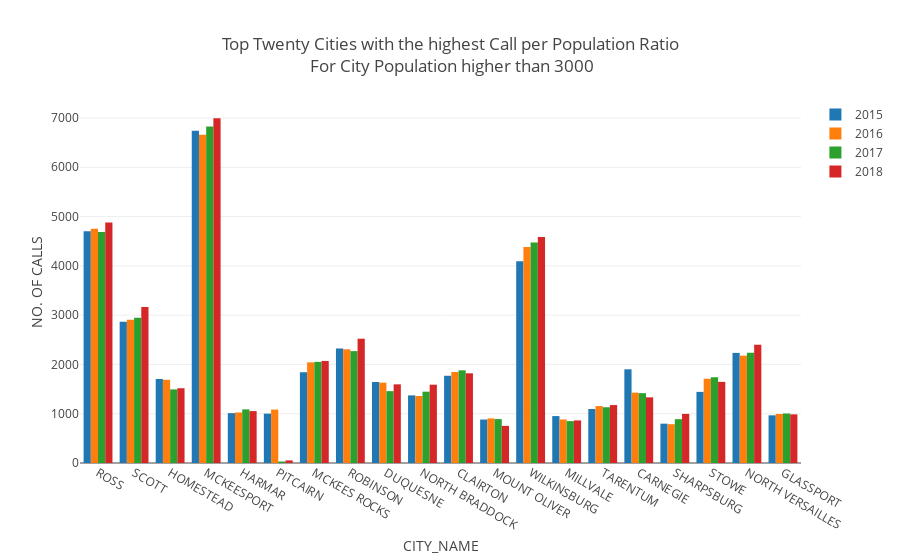

The notebook cell saved with this chart:
### Code cell
fig = bar_plot(Top_20_df_3000,y='NO. OF CALLS')
fig.update(generate_labels(title2,xlabel,ylabel='NO. OF CALLS'))
iplot(fig)

### Figure 1 — Plotly figure (JSON) as saved in the notebook; plotly's stock layout.template omitted (floating-point values rounded to 4 significant figures)
{"data": [{"name": "2015", "type": "bar", "uid": "30a62305-452c-44ef-9ae2-300727407605", "x": ["ROSS", "SCOTT", "HOMESTEAD", "MCKEESPORT", "HARMAR", "PITCAIRN", "MCKEES ROCKS", "ROBINSON", "DUQUESNE", "NORTH BRADDOCK", "CLAIRTON", "MOUNT OLIVER", "WILKINSBURG", "MILLVALE", "TARENTUM", "CARNEGIE", "SHARPSBURG", "STOWE", "NORTH VERSAILLES", "GLASSPORT"], "y": [4700, 2866, 1705, 6742, 1011, 1002, 1843, 2321, 1644, 1372, 1770, 882, 4093, 952, 1096, 1901, 798, 1443, 2234, 967]}, {"name": "2016", "type": "bar", "uid": "cd6d87d6-5290-4c58-ba62-1b8fcb05c476", "x": ["ROSS", "SCOTT", "HOMESTEAD", "MCKEESPORT", "MCKEES ROCKS", "HARMAR", "PITCAIRN", "ROBINSON", "DUQUESNE", "NORTH BRADDOCK", "WILKINSBURG", "CLAIRTON", "STOWE", "MOUNT OLIVER", "TARENTUM", "MILLVALE", "SHARPSBURG", "GLASSPORT", "NORTH VERSAILLES", "CARNEGIE"], "y": [4755, 2906, 1688, 6662, 2042, 1025, 1084, 2307, 1630, 1360, 4383, 1846, 1710, 905, 1155, 883, 787, 994, 2178, 1427]}, {"name": "2017", "type": "bar", "uid": "6a0edc4e-f79e-43dd-922f-1ae25e300786", "x": ["ROSS", "SCOTT", "HOMESTEAD", "HARMAR", "MCKEESPORT", "MCKEES ROCKS", "NORTH BRADDOCK", "ROBINSON", "WILKINSBURG", "CLAIRTON", "STOWE", "MOUNT OLIVER", "SHARPSBURG", "DUQUESNE", "TARENTUM", "MILLVALE", "GLASSPORT", "NORTH VERSAILLES", "CARNEGIE", "PITCAIRN"], "y": [4686, 2946, 1493, 1088, 6827, 2052, 1447, 2270, 4474, 1880, 1741, 891, 889, 1458, 1131, 850, 1005, 2236, 1417, 30]}, {"name": "2018", "type": "bar", "uid": "12e037d3-365a-426f-9013-27bb469f21e0", "x": ["ROSS", "SCOTT", "HOMESTEAD", "MCKEESPORT", "MCKEES ROCKS", "HARMAR", "NORTH BRADDOCK", "ROBINSON", "SHARPSBURG", "WILKINSBURG", "DUQUESNE", "CLAIRTON", "TARENTUM", "STOWE", "NORTH VERSAILLES", "MILLVALE", "MOUNT OLIVER", "GLASSPORT", "CARNEGIE", "PITCAIRN"], "y": [4878, 3166, 1517, 6997, 2071, 1053, 1589, 2522, 996, 4585, 1596, 1820, 1176, 1646, 2400, 864, 753, 987, 1332, 53]}], "layout": {"title": {"text": "Top Twenty Cities with the highest Call per Population Ratio<br> For City Population higher than 3000"}, "xaxis": {"automargin": true, "title": {"text": "CITY_NAME"}}, "yaxis": {"title": {"text": "NO. OF CALLS"}}}}
